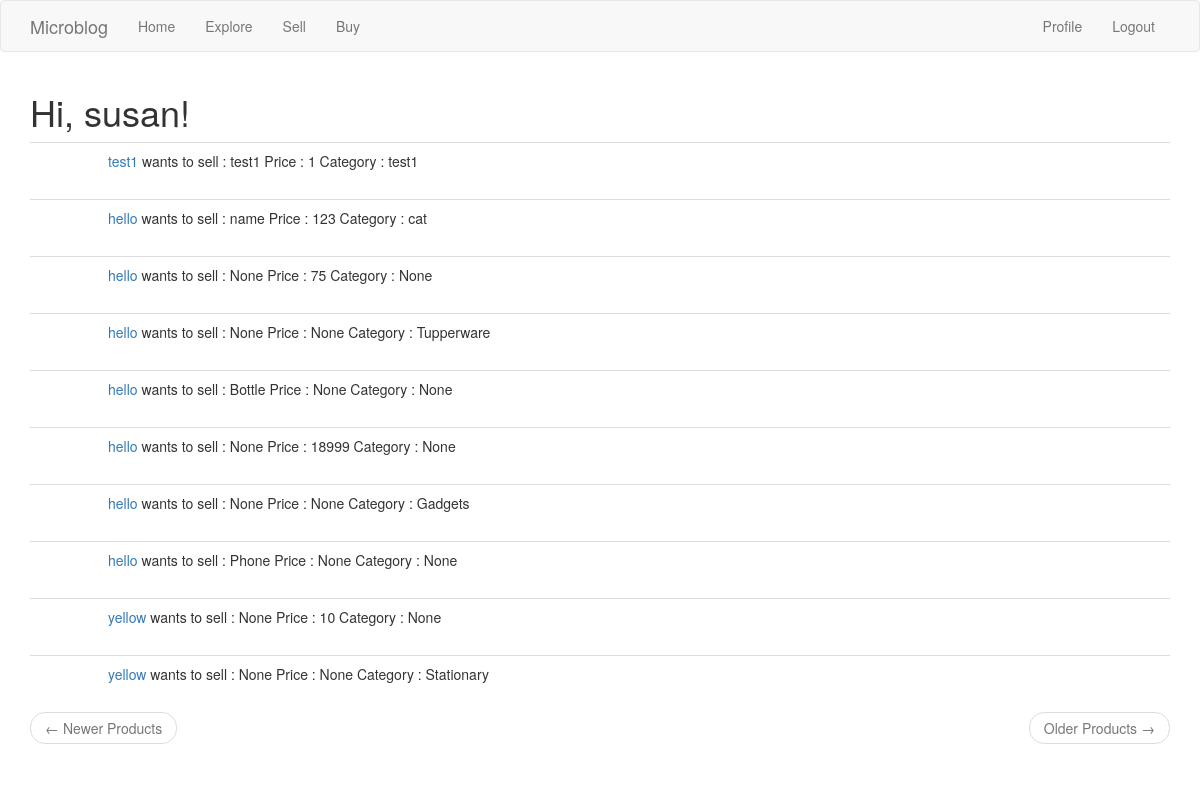
The app's page /buyproduct (signed in) with its own data.
### app/models.py (models this page shows, shortened)
class User(UserMixin, db.Model):
    id = db.Column(db.Integer, primary_key=True)
    username = db.Column(db.String(64), index=True, unique=True)
    email = db.Column(db.String(120), index=True, unique=True)
    password_hash = db.Column(db.String(128))
    about_me = db.Column(db.String(140))
    gender = db.Column(db.Boolean)
    followed = db.relationship(
        'User', secondary=followers,
        primaryjoin=(followers.c.follower_id == id),
        secondaryjoin=(followers.c.followed_id == id),
        backref=db.backref('followers', lazy='dynamic'), lazy='dynamic')
    last_seen = db.Column(db.DateTime, default=datetime.utcnow)
    posts = db.relationship('Post', backref='author', lazy='dynamic')
    products = db.relationship('Product', backref='author', lazy='dynamic')
    def avatar(self, size):
        digest = md5(self.email.lower().encode('utf-8')).hexdigest()
        return 'https://www.gravatar.com/avatar/{}?d=identicon&s={}'.format(
            digest, size)

class Product(db.Model):
    id = db.Column(db.Integer, primary_key=True)
    body = db.Column(db.String(140))
    rate = db.Column(db.Integer)
    category = db.Column(db.String(140))
    timestamp = db.Column(db.DateTime, index=True, default=datetime.utcnow)
    user_id = db.Column(db.Integer, db.ForeignKey('user.id'))

### app/routes.py (the view)
@app.route('/buyproduct')
@login_required
def buyproduct():
    page = request.args.get('page', 1, type=int)
    products = Product.query.order_by(Product.timestamp.desc()).paginate(
        page, app.config['PRODUCTS_PER_PAGE'], False)
    next_url = url_for('explore', page=products.next_num) \
        if products.has_next else None
    prev_url = url_for('explore', page=products.prev_num) \
        if products.has_prev else None
    return render_template("buy.html", title='Buy', products=products.items)

### app/models.py (called while the page is built)
@login.user_loader
def load_user(id):
    return User.query.get(int(id))

### app/routes.py (called while the page is built)
@app.before_request
def before_request():
    if current_user.is_authenticated:
        current_user.last_seen = datetime.utcnow()
        db.session.commit()

### app/templates/buy.html (shortened to what this page needs)
{% extends "base.html" %}
{% import 'bootstrap/wtf.html' as wtf %}
{% block app_content %}
    <h1>Hi, {{ current_user.username }}!</h1>
    {% for product in products %}
        {% include '_product.html' %}
    {% endfor %}
    <nav aria-label="...">
        <ul class="pager">
            <li class="previous{% if not prev_url %} disabled{% endif %}">
                <a href="{{ prev_url or '#' }}">
                    <span aria-hidden="true">&larr;</span> Newer Products
                </a>
            </li>
            <li class="next{% if not next_url %} disabled{% endif %}">
                <a href="{{ next_url or '#' }}">
                    Older Products <span aria-hidden="true">&rarr;</span>
                </a>
            </li>
        </ul>
    </nav>
{% endblock %}

### app/templates/_product.html (shortened to what this page needs)
{% if not product.author == current_user %}
<table class="table table-hover">
        <tr>
            <td width="70px">
            </td>
            <td>
                <a href="{{ url_for('user', username=product.author.username) }}">{{ product.author.username }}</a>
                wants to sell : {{ product.body }}
                Price : {{ product.rate }}
                Category : {{ product.category }}
            </td>
        </tr>
    </table>
{% endif %}

### records on screen
User: username "susan"
Product: author.username "test1", body "test1", rate "1", category "test1"
Product: author.username "hello", body "name", rate "123", category "cat"
Product: author.username "hello", body "None", rate "75", category "None"
Product: author.username "hello", body "None", rate "None", category "Tupperware"
Product: author.username "hello", body "Bottle", rate "None", category "None"
Product: author.username "hello", body "None", rate "18999", category "None"
Product: author.username "hello", body "None", rate "None", category "Gadgets"
Product: author.username "hello", body "Phone", rate "None", category "None"
Product: author.username "yellow", body "None", rate "10", category "None"
Product: author.username "yellow", body "None", rate "None", category "Stationary"
